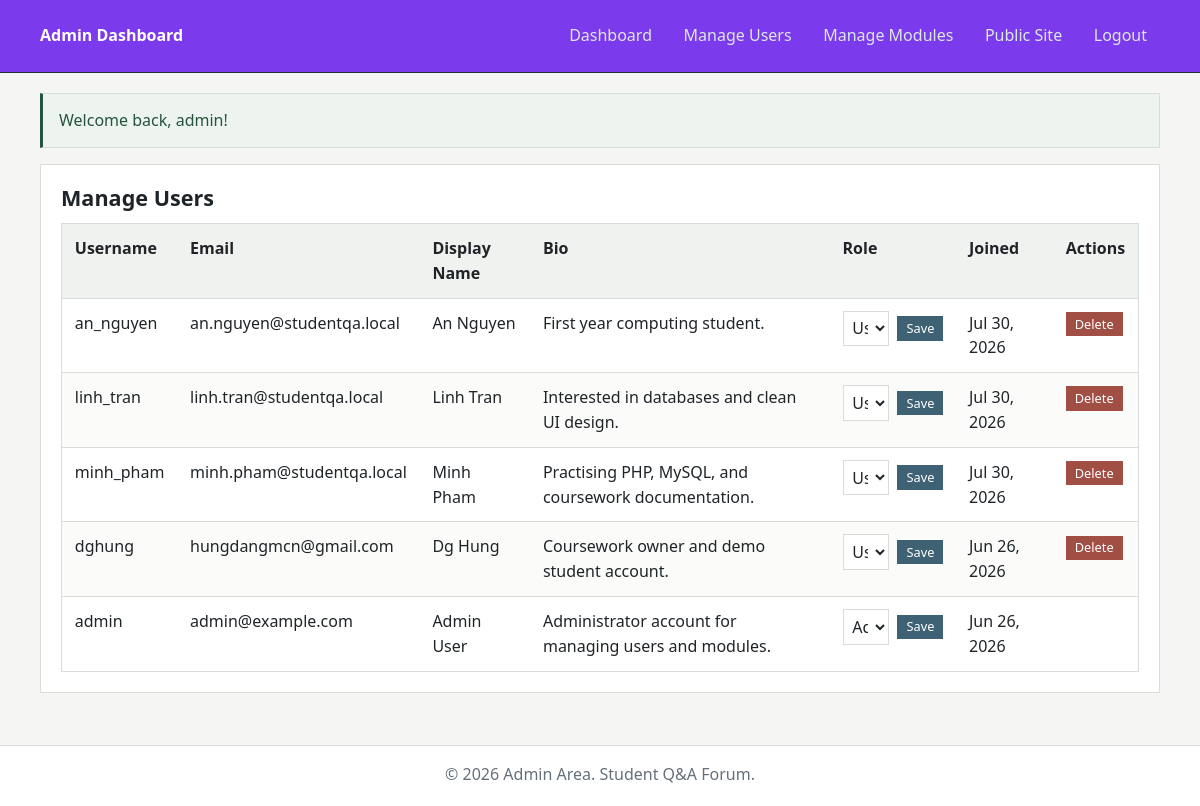
Page /admin/users.php (signed in) on the earlier database version.
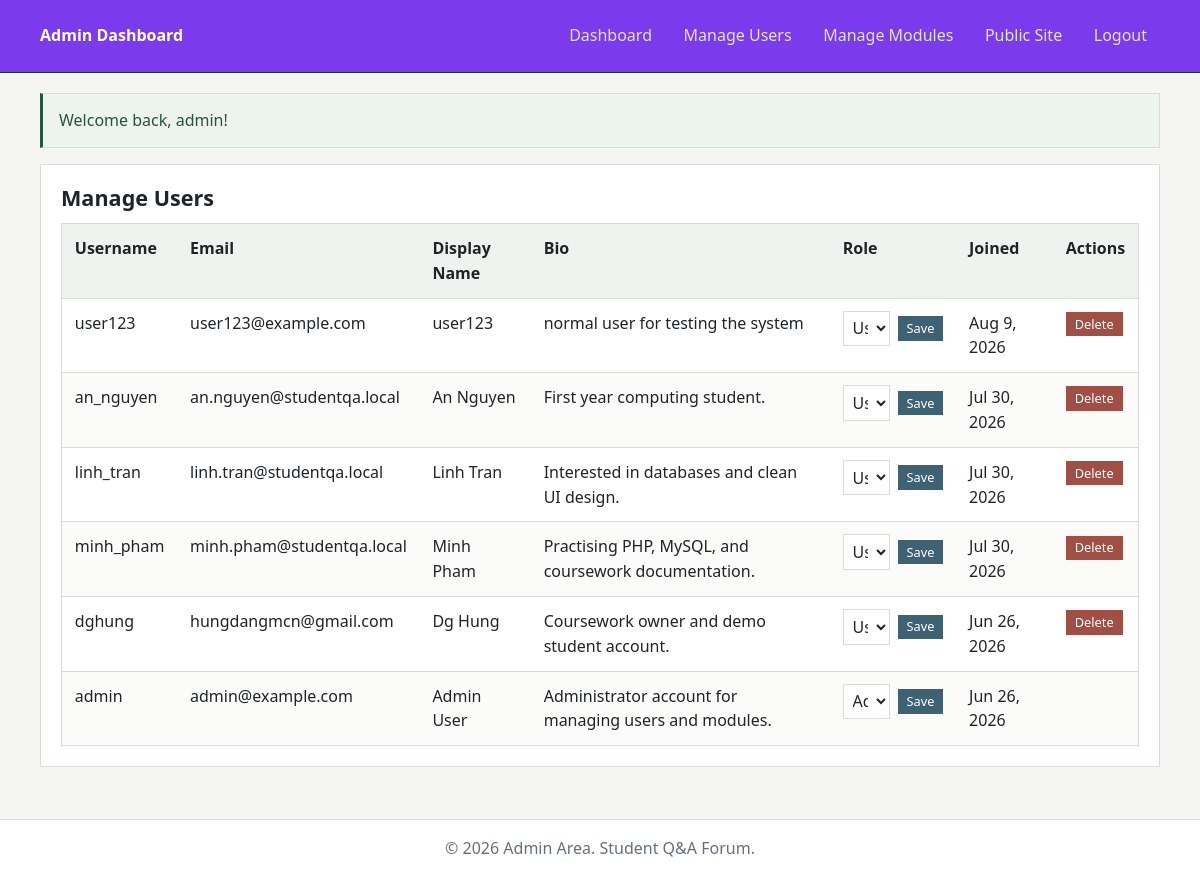
Same page on the later database version.
### tables this page shows
CREATE TABLE `accounts` (
  `id` int(11) NOT NULL,
  `username` varchar(50) NOT NULL,
  `email` varchar(100) NOT NULL,
  `hashed_password` varchar(255) NOT NULL,
  `role` enum('USER','ADMIN') DEFAULT 'USER',
  `display_name` varchar(100) DEFAULT NULL,
  `bio` varchar(255) DEFAULT NULL,
  `created_at` timestamp NOT NULL DEFAULT current_timestamp()
);

### includes/DataBaseFunctions.php (called while the page is built, shortened)
<?php
function query($pdo, $sql, $parameters = []) {
    $query = $pdo->prepare($sql);
    $query->execute($parameters);
    return $query;
}
function allAccounts($pdo) {
    $query = query($pdo, 'SELECT * FROM accounts ORDER BY created_at DESC');
    return $query->fetchAll(PDO::FETCH_ASSOC);
}

### admin/users.php (the view, shortened to what this page needs)
<?php
require_once '../includes/DatabaseConnection.php';
require_once '../includes/DataBaseFunctions.php';
$accounts = allAccounts($pdo);
?>
<div class="glass-card">
    <h2>Manage Users</h2>
    <table>
        <thead>
            <tr>
                <th>Username</th>
                <th>Email</th>
                <th>Display Name</th>
                <th>Bio</th>
                <th>Role</th>
                <th>Joined</th>
                <th>Actions</th>
            </tr>
        </thead>
        <tbody>
            <?php foreach ($accounts as $acc): ?>
            <tr>
                <td><?=htmlspecialchars($acc['username'])?></td>
                <td><?=htmlspecialchars($acc['email'])?></td>
                <td><?=htmlspecialchars($acc['display_name'] ?? '')?></td>
                <td><?=htmlspecialchars($acc['bio'] ?? '')?></td>
                <td>
                    <form action="users.php" method="POST" style="display: flex; gap: 0.5rem; align-items: center;">
                        <select name="role" class="form-control" style="padding: 0.3rem; margin-bottom: 0;">
                            <option value="USER" <?=$acc['role'] === 'USER' ? 'selected' : ''?>>User</option>
                            <option value="ADMIN" <?=$acc['role'] === 'ADMIN' ? 'selected' : ''?>>Admin</option>
                        </select>
                        <button type="submit" class="btn-primary" style="padding: 0.3rem 0.5rem; font-size: 0.8rem;">Save</button>
                    </form>
                </td>
                <td><?=date('M j, Y', strtotime($acc['created_at']))?></td>
                <td>
                    <?php if ($acc['id'] !== $_SESSION['user_id']): ?>
                    <form action="users.php" method="POST" style="display:inline-block;" onsubmit="return confirm('Are you sure you want to delete this user?');">
                        <button type="submit" class="btn-danger" style="padding: 0.3rem 0.5rem; font-size: 0.8rem;">Delete</button>
                    </form>
                    <?php endif; ?>
                </td>
            </tr>
            <?php endforeach; ?>
        </tbody>
    </table>
</div>
<?php
$output = ob_get_clean();
include '../templates/admin_layout.html.php';

### templates/admin_layout.html.php (shortened to what this page needs)
<!DOCTYPE html>
<html lang="en">
<head>
    <link rel="stylesheet" href="../style.css">
</head>
<body class="admin-area">
    <header class="admin-header">
        <nav>
            <a href="index.php" class="brand">Admin Dashboard</a>
            <ul>
                <li><a href="index.php">Dashboard</a></li>
                <li><a href="users.php">Manage Users</a></li>
                <li><a href="categories.php">Manage Modules</a></li>
                <li><a href="../index.php">Public Site</a></li>
                <li><a href="../logout.php">Logout</a></li>
            </ul>
        </nav>
    </header>
    <main>
        <?php if (isset($_SESSION['success'])): ?>
            <div class="success-msg"><?=$_SESSION['success']?></div>
        <?php endif; ?>
        <?=$output ?? ''?>
    </main>
    <footer>
        <p>&copy; <?=date('Y')?> Admin Area. Student Q&A Forum.</p>
    </footer>
</body>
</html>

### style.css (style rules this page uses)
:root { --bg: #f5f6f4; --surface: #ffffff; --surface-alt: #f0f2ef; --line: #d7ddd7; --text: #1f2428; --muted: #66707a; --accent: #3e6174; --accent-hover: #2f4c5a; --secondary: #5f7264; --danger: #a14e45; --danger-hover: #843f38; --success-bg: #edf4ef; --success-text: #26543d; --error-bg: #f8eeec; --error-text: #8f382f; --focus: rgba(62, 97, 116, 0.18); }
*, *::before, *::after { box-sizing: border-box; border-radius: 0 !important; }
html { background: var(--bg); color-scheme: light; scroll-behavior: smooth; }
body { margin: 0; min-height: 100vh; display: flex; flex-direction: column; font-family: "Segoe UI", Tahoma, Geneva, Verdana, sans-serif; line-height: 1.55; color: var(--text); background: var(--bg); }
a { color: var(--accent); text-decoration: none; transition: color 140ms ease, background-color 140ms ease, border-color 140ms ease, transform 140ms ease, opacity 140ms ease; }
button, input, select, textarea { font: inherit; }
button, .btn-primary, .btn-danger, .btn-secondary { cursor: pointer; }
header, footer { background: var(--surface); }
header { border-bottom: 1px solid var(--line); }
.admin-header { background: #7C3AED; border-bottom-color: #1f313a; }
.admin-header nav .brand { color: #ffffff; }
.admin-header nav ul li a { color: #dce7ea; }
footer { border-top: 1px solid var(--line); color: var(--muted); margin-top: auto; padding: 1rem 0 1.25rem; }
footer p { width: min(1120px, calc(100% - 2rem)); margin: 0 auto; text-align: center; }
nav { width: min(1120px, calc(100% - 2rem)); margin: 0 auto; padding: 0.95rem 0; display: flex; justify-content: space-between; align-items: center; gap: 1rem; }
nav .brand { color: var(--text); font-size: 1rem; font-weight: 700; letter-spacing: 0; text-decoration: none; }
nav ul { list-style: none; margin: 0; padding: 0; display: flex; flex-wrap: wrap; justify-content: flex-end; align-items: center; gap: 0.35rem; }
nav ul li { margin: 0; }
nav ul li a { display: inline-flex; align-items: center; padding: 0.45rem 0.75rem; border: 1px solid transparent; color: var(--muted); }
main { width: min(1120px, calc(100% - 2rem)); margin: 1.25rem auto; padding: 0 0 1rem; background: transparent; animation: pageIn 180ms ease-out both; }
h1, h2, h3 { margin-top: 0; margin-bottom: 0.75rem; color: var(--text); line-height: 1.2; }
h2 { font-size: 1.35rem; }
p { margin-top: 0; }
.glass-card { display: block; padding: 1.25rem; margin-bottom: 1rem; background: var(--surface) !important; border: 1px solid var(--line); box-shadow: none !important; animation: pageIn 180ms ease-out both; }
.btn-primary, .btn-danger, .btn-secondary { display: inline-flex; align-items: center; justify-content: center; gap: 0.35rem; padding: 0.5rem 0.85rem; border: 1px solid transparent; color: #fff; font-size: 1rem; line-height: 1; text-decoration: none; transition: transform 140ms ease, background-color 140ms ease, border-color 140ms ease, color 140ms ease, opacity 140ms ease; }
.btn-primary { background: var(--accent); border-color: var(--accent); }
.btn-danger { background: var(--danger); border-color: var(--danger); }
.form-control { width: 100%; padding: 0.68rem 0.8rem; color: var(--text); background: #fff; border: 1px solid var(--line); box-shadow: none !important; transition: border-color 140ms ease, background-color 140ms ease, box-shadow 140ms ease, transform 140ms ease; }
table { width: 100%; border-collapse: collapse; border: 1px solid var(--line); background: var(--surface); }
th, td { padding: 0.75rem 0.8rem; border-bottom: 1px solid var(--line); text-align: left; vertical-align: top; }
th { background: var(--surface-alt); color: var(--text); font-weight: 600; }
tr:nth-child(even) td { background: #fbfbfa; }
.success-msg, .error-msg { margin-bottom: 1rem; padding: 0.9rem 1rem; border: 1px solid var(--line); animation: pageIn 160ms ease-out both; }
.success-msg { background: var(--success-bg); color: var(--success-text); border-left: 3px solid var(--success-text); }

Differences in the rows shown:
added accounts: username "user123", email "user123@example.com", display_name "user123", bio "normal user for testing the system", role "User", created_at "Aug 9, 2026"
